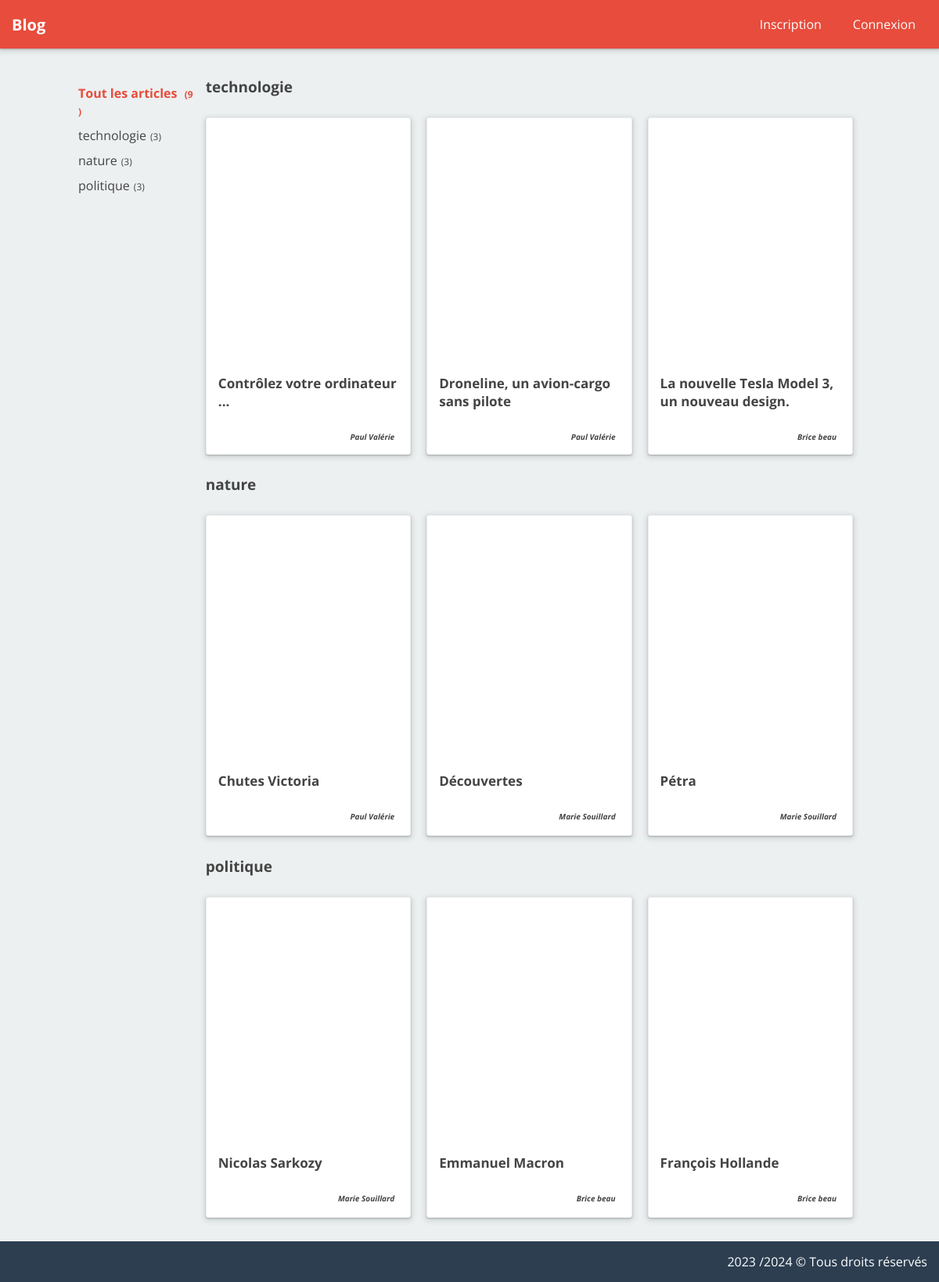
The page / on the database its author committed.
### tables this page shows
CREATE TABLE `article` (
  `id` int NOT NULL AUTO_INCREMENT,
  `title` varchar(255) NOT NULL,
  `image` varchar(255) NOT NULL,
  `content` longtext NOT NULL,
  `category` varchar(45) NOT NULL,
  `author` int DEFAULT NULL,
  PRIMARY KEY (`id`),
  KEY `fk_article_user_idx` (`author`),
  CONSTRAINT `fk_article_user` FOREIGN KEY (`author`) REFERENCES `user` (`id`)
);

CREATE TABLE `user` (
  `id` int NOT NULL AUTO_INCREMENT,
  `firstname` varchar(45) NOT NULL,
  `lastname` varchar(45) NOT NULL,
  `email` varchar(255) NOT NULL,
  `password` varchar(255) NOT NULL,
  PRIMARY KEY (`id`),
  UNIQUE KEY `email_UNIQUE` (`email`)
);

### database/security.php (called while the page is built, shortened)
<?php
 class AuthDB
 {
   function isLoggedin(): array | false
   {
     $sessionId = $_COOKIE['session'] ?? '';
     return $user ?? false;
   }
 }
 return new AuthDB($pdo);

### database/database.php (called while the page is built)
<?php
$dns = 'mysql:host=localhost;dbname=blog';
$user = 'root';
$pwd = 'pomme123;';
try {
  $pdo = new PDO($dns, $user, $pwd, [
    PDO::ATTR_ERRMODE => PDO::ERRMODE_EXCEPTION,
    PDO::ATTR_DEFAULT_FETCH_MODE => PDO::FETCH_ASSOC
  ]);
} catch (PDOException $e) {
  throw new Exception($e->getMessage());
}
return $pdo;

### database/models/ArticleDB.php (called while the page is built, shortened)
<?php
class ArticleDB
{
  private PDOStatement $statementReadAll;
  function __construct(private PDO $pdo)
  {
    $this->statementReadAll = $pdo->prepare('SELECT article.*, user.firstname, user.lastname FROM article LEFT JOIN user ON article.author = user.id');
  }
  public function fetchAll(): array
  {
    $this->statementReadAll->execute();
    return $this->statementReadAll->fetchAll();
  }
}
return new ArticleDB($pdo);

### index.php (the view, shortened to what this page needs)
<?php
require __DIR__ . '/database/database.php';
$authDB =  require_once __DIR__ . '/database/security.php';
$currentUser = $authDB->isLoggedin();
$articleDB = require_once __DIR__ . '/database/models/ArticleDB.php';
$articles = $articleDB->fetchAll();
$categories = [];
$selectedCat = $_GET['cat'] ?? '';
if (count($articles)) {
  $cattmp = array_map(fn ($a) => $a['category'], $articles);
  $categories = array_reduce($cattmp, function ($acc, $cat) {
    if (isset($acc[$cat])) {
      $acc[$cat]++;
    } else {
      $acc[$cat] = 1;
    }
    return $acc;
  }, []);
  $articlePerCategories = array_reduce($articles, function ($acc, $article) {
    if (isset($acc[$article['category']])) {
      $acc[$article['category']] = [...$acc[$article['category']], $article];
    } else {
      $acc[$article['category']] = [$article];
    }
    return $acc;
  }, []);
}
?>
<!DOCTYPE html>
<html lang="fr">
<head>
  <?php require_once 'includes/head.php'; ?>
  <link rel="stylesheet" href="/public/css/index.css">
</head>
<body>
  <div class="container">
    <?php require_once 'includes/header.php' ?>
    <div class="content">
      <div class="newsfeed-container">
        <ul class="category-container">
          <li class=<?= $selectedCat ? '' : 'cat-active' ?>>
            <a href="/">Tout les articles <span class="small">(<?= count($articles) ?> )</span></a>
          </li>
          <?php foreach ($categories as $catName => $catNum) : ?>
            <li class=<?= $selectedCat === $catName ? 'cat-active' : '' ?>>
              <a href="/?cat=<?= $catName ?>"> <?= $catName ?><span class="small">(<?= $catNum ?>)</span>
            </li>
          <?php endforeach; ?>
        </ul>
        <div class="newsfeed-content">
          <?php if (!$selectedCat) : ?>
            <?php foreach ($categories as $cat => $num) : ?>
              <h2><?= $cat ?></h2>
              <div class="articles-container">
                <?php foreach ($articlePerCategories[$cat] as $a) : ?>
                  <a href="/show-article.php?id=<?= $a['id'] ?>" class="article block">
                    <div class="overflow">
                      <div class="image-container" style="background-image:url(<?= $a['image'] ?>"></div>
                    </div>
                    <h3><?= $a['title'] ?></h3>
                    <?php if ($a['author']) : ?>
                      <div class="article-author">
                        <p><?= $a['firstname'] . ' ' . $a['lastname'] ?></p>
                      </div>
                    <?php endif; ?>
                  </a>
                <?php endforeach; ?>
              </div>
            <?php endforeach; ?>
          <?php endif; ?>
        </div>
      </div>
    </div>
    <?php require_once 'includes/footer.php' ?>
  </div>
</body>
</html>

### includes/head.php (shortened to what this page needs)
<link rel="stylesheet" href="public/css/style.css">

### includes/header.php (shortened to what this page needs)
<?php
$currentUser = $currentUser ?? false;
?>
<header>
  <a href="/" class="logo">Blog</a>
  <ul class="header-menu">
    <?php if ($currentUser) : ?>
      <li class=<?= $_SERVER['REQUEST_URI'] === '/form-article.php' ? 'active' : '' ?>>
        <a href="/form-article.php">Écrire un article</a>
      </li>
      <li>
        <a href="/auth-logout.php">Déconnexion</a>
      </li>
      <li class="<?= $_SERVER['REQUEST_URI'] === '/profile.php' ? 'active' : '' ?> header-profile">
        <a href="/profile.php"><?= $currentUser['firstname'][0] . $currentUser['lastname'][0] ?></a>
      </li>
    <?php else : ?>
      <li class=<?= $_SERVER['REQUEST_URI'] === '/auth-register.php' ? 'active' : '' ?>>
        <a href="/auth-register.php">Inscription</a>
      </li>
      <li class=<?= $_SERVER['REQUEST_URI'] === '/auth-login.php' ? 'active' : '' ?>>
        <a href="/auth-login.php">Connexion</a>
      </li>
    <?php endif; ?>
  </ul>
</header>

### includes/footer.php
<footer>
  <p>2023 /2024 © Tous droits réservés</p>
</footer>

### public/css/style.css (style rules this page uses)
:root { --font-family:'Open Sans', sans-serif; --primary-dark:#c0392b; --primary:#e74c3c; --dark:#2c3e50; --danger:#e74c3c; --backgrouns-light:#ecf0f1; --text-color:#444; --text-color-light:#fff; --box-shadow:rgba(60, 64, 67, 0.3) 0px 1px 2px 0px, rgba(60, 64, 67, 0.15) 0px 2px 6px 2px; --border: 1px solid #eee; }
* { box-sizing: border-box; }
html, body { margin:0; padding:0; font-size: 10px; font-family: var(--font-family); background-color: var(--backgrouns-light); }
h1, p { margin:0; }
ul { padding:0; list-style-type:none; }
a { color:inherit; text-decoration: none; }
.container { min-height: 100vh; font-size: 1.6rem; display:flex; flex-flow:column; color:var(--text-color); }
.overflow { overflow:hidden; }
.small { font-size:1.2rem; margin: 0 0.5rem; }
header { background-color: var(--primary); padding:1.5rem; box-shadow: var(--box-shadow); color: var(--text-color-light); display: flex; flex-flow: row nowrap; justify-content: space-between; align-items: center; position: relative; }
.header-menu { margin:0; display:flex; flex-flow: row; align-items: center; }
.header-menu li { margin-left:1rem; border-radius: 3px; padding: 5px 15px; transition: background-color 0.2; }
.logo { font-weight: 700; font-size:2rem; color:var(--text-color-light); }
footer { background-color: var(--dark); display:flex; flex-flow: row-reverse; color:var(--text-color-light); padding:1.5rem; }
.content { max-width: 100rem; width:100%; flex:1; display:flex; flex-flow: column; align-self:center; align-items: center; padding : 2rem 0; }
.block { border-radius: 3px; border: var(--border); background-color: white; box-shadow: var(--box-shadow); }

### public/css/index.css (style rules this page uses)
.articles-container { display:flex; flex-flow: row wrap; justify-content: center; align-items: flex-start; }
.article { flex: 30%; margin:1rem; min-height: 41rem; cursor :pointer; }
.newsfeed-content h2 { font-size: 1.9rem; padding:0 1rem; }
.article h3 { font-size: 1.7rem; padding: 1rem 1.5rem; }
.image-container { height: 30rem; background-size: cover; transition: transform 1s; }
.article-author { display: flex; flex-flow: row; justify-content: flex-end; padding-right: 20px; }
.article-author p { font-size: 1rem; font-weight:700; font-style: italic; margin-bottom: 15px; }
.newsfeed-container { display: flex; flex-flow: row nowrap; }
.category-container { flex:200px; }
.category-container li { margin:1rem 0; transition: color 0.2s; }
.cat-active { color:var(--primary); font-weight: 700; }

### rows shown on the page
article: id "3", title "Droneline, un avion-cargo sans pilote", author.firstname "Paul", author.lastname "Valérie"
article: category "technologie", title "La nouvelle Tesla Model 3, un nouveau design.", author.firstname "Brice", author.lastname "beau"
article: title "Contrôlez votre ordinateur ...", author.firstname "Paul", author.lastname "Valérie"
article: title "Chutes Victoria", author.firstname "Paul", author.lastname "Valérie"
article: title "Découvertes", author.firstname "Marie", author.lastname "Souillard"
article: title "Pétra", author.firstname "Marie", author.lastname "Souillard"
article: title "Nicolas Sarkozy", author.firstname "Marie", author.lastname "Souillard"
article: title "Emmanuel Macron", author.firstname "Brice", author.lastname "beau"
article: title "François Hollande", author.firstname "Brice", author.lastname "beau"

### other values the page prints
count($articles) "9"
$catName "technologie"
$catName "nature"
$catName "politique"
$cat "nature"
$cat "politique"
